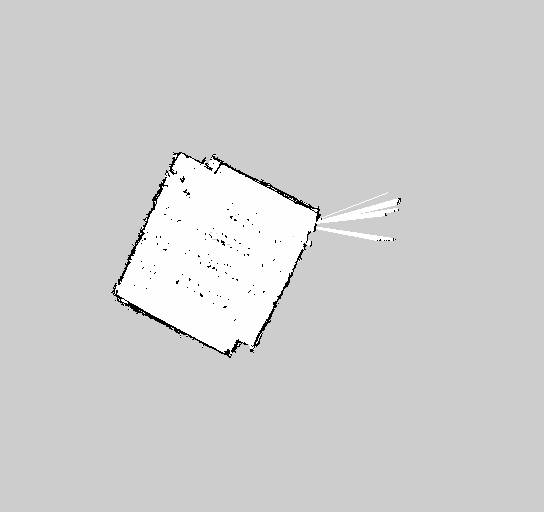
#> input picture Final_Project/FinalProject_ChoateBodleyLi/Media/computer_lab.pgm, 544 x 512 px, found by its file name
$ python map_processing.py
#> lines starting #> are read from the running program, lines starting #| are printed output that depends on the picture; after the words box and inside, x2 and y2 are one past the last pixel; in counts of white or black regions, pixels touching at a corner belong together
# Daniel Choate, Reed Bodley, Yifan Li

# Post processing GMapping results to smooth map lines and eliminate noise

import cv2
import numpy as np

# Import old map
# map_image = cv2.imread("jcc_first_floor.pgm", cv2.IMREAD_GRAYSCALE)
map_image = cv2.imread("computer_lab.pgm", cv2.IMREAD_GRAYSCALE)
#> map_image is the input picture: shape (512, 544); min 0, max 254, mean 207.9
# map_image = cv2.imread("test_map.pgm", cv2.IMREAD_GRAYSCALE)
print(map_image.shape)
#| (512, 544)


# Specify the desired dimensions to crop specific pictures
# COMPUTER LAB MAP
width_s = 100
width_e = width_s + 225 # desired width in pixels
height_s = 140
height_e = height_s + 225  # desired height in pixels

# [11 lines of commented-out code are left out]


print('The selected pixel ratio is', width_e-width_s, 'x', height_e-height_s)

# Crop the image
im_crop = map_image[height_s:height_e, width_s:width_e] #, height_s:height_e]
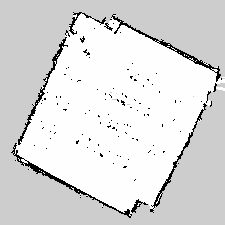
#> im_crop: shape (225, 225); min 0, max 254, mean 220.1
# print(im_crop.size)
# print(im_crop.shape)

# Resize the image
width_n = 400
height_n = 400
new_dim = (width_n, height_n)
im_res = cv2.resize(im_crop, new_dim)
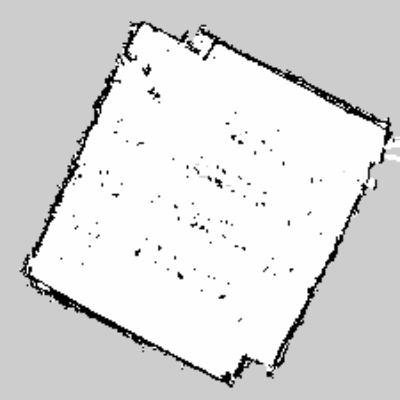
#> im_res: shape (400, 400); min 0, max 254, mean 220.1
# print(im_res.shape)


# Apply Gaussian blur to smooth edges
blurred_map = cv2.GaussianBlur(im_res, (3,3), 0)

# [7 lines of commented-out code are left out]
smooth_image = cv2.bilateralFilter(blurred_map, 9, 75, 75)
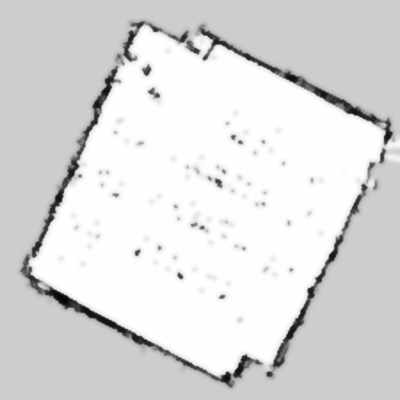
#> smooth_image: shape (400, 400); min 2, max 254, mean 220.4

# cv2.imshow('Smoothed Image', smooth_image)
# cv2.waitKey(0)
# cv2.destroyAllWindows()


# Optional: Apply thresholding to make edges sharper
_, thresholded_map = cv2.threshold(smooth_image, 128, 255, cv2.THRESH_BINARY)
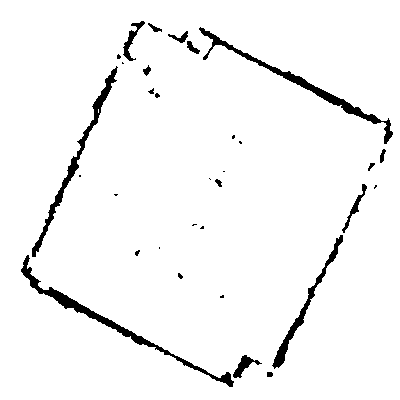
#> thresholded_map: shape (400, 400); 96.1% white; 32 black regions (15 under 20 px), largest, box (x1, y1, x2, y2) and area: (21, 255, 234, 387) 1548, (199, 27, 393, 144) 1437, (32, 66, 118, 257) 1187
# _, thresholded_map = cv2.threshold(im_res, 128, 255, cv2.THRESH_BINARY)

# Optional: Dilate to fill small gaps
kernel = np.ones((2, 2), np.uint8)
dilated_map = cv2.dilate(thresholded_map, kernel, iterations=1)
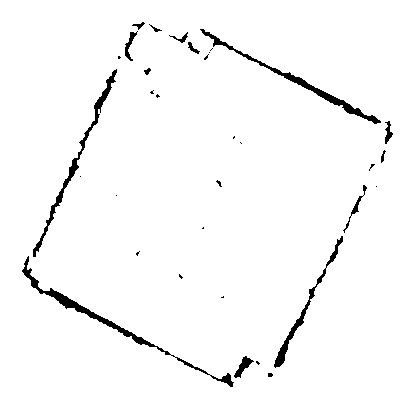
#> dilated_map: shape (400, 400); 97.1% white; 33 black regions (19 under 20 px), largest, box (x1, y1, x2, y2) and area: (22, 256, 234, 387) 1176, (200, 29, 381, 124) 977, (33, 69, 117, 257) 883


cv2.imshow('Original Map', im_res)
cv2.imshow('Blurred Map', blurred_map)
cv2.imshow('Smoothed Image', smooth_image)
cv2.imshow('Thresholded and Dilated Map', dilated_map)
cv2.waitKey(0)
cv2.destroyAllWindows()
